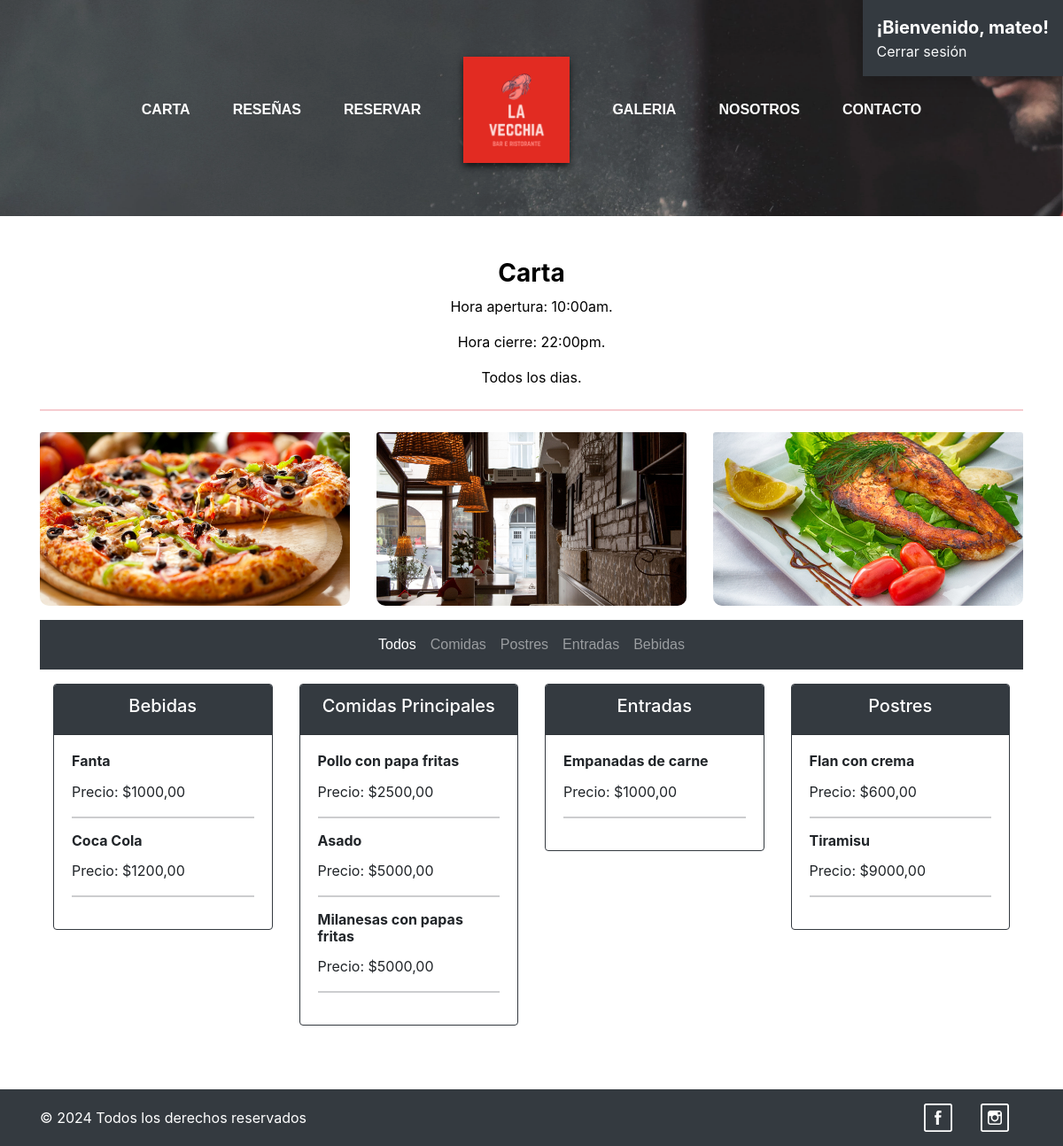
/carta/ (signed in), run on the app's committed database.
### myapp/models.py (models this page shows, shortened)
class Galeria(models.Model):
    nombre = models.CharField(max_length=50)
    imagen = models.ImageField(upload_to= "imagenes/", null = True)

class Carta(models.Model):
    TIPO_CHOICES = [
        ('Bebidas', 'Bebidas'),
        ('Postres', 'Postres'),
        ('Comidas', 'Comidas'),
        ('Entradas', 'Entradas'),
    ]
    nombre = models.CharField(max_length=50)
    precio = models.DecimalField(max_digits=10, decimal_places=2)
    tipo = models.CharField(max_length=20, choices=TIPO_CHOICES)

### myapp/views.py (the view)
# urls.py: path('carta/', views.carta, name='carta'),
def carta(request, categoria=None):
    if categoria: #verifica si se proporciono una categoria a la URL
        carta = Carta.objects.filter(tipo=categoria)#si no se proporciono una caterogia, trae todas las instancias de carta
    else:
        carta = Carta.objects.all()
    galeria = Galeria.objects.all()
    tipos_comida = Carta.objects.values('tipo').annotate(count=Count('tipo'))
    return render(request, "carta.html", {"carta": carta, "galeria": galeria, "tipos_comida": tipos_comida, "categoria_seleccionada": categoria})

### myapp/templates/carta.html (shortened to what this page needs)
{% extends "layouts/base.html" %}
{% load static %}
{% block content %}
<div class="container mt-5 mb-5">
  <div class="text-black text-center">
    <h3 class="fw-bold">Carta</h3>
    <p>Hora apertura: 10:00am.</p>
    <p>Hora cierre: 22:00pm.</p>
    <p>Todos los dias.</p>
    <hr class="border-danger border-2 border-dashed w-40 my-4" />
  </div>
  <div class="row justify-content-center mt-3">
    {% for gale in galeria|slice:":3" %}
    <div class="col-md-4 mb-3">
      <div class="text-center">
        <img
          class="card-img-top gallery-img img-fluid"
          src="{{ gale.imagen.url }}"
          alt="{{ gale.nombre }}"
        />
      </div>
    </div>
    {% endfor %}
  </div>
  <nav class="navbar navbar-expand-lg navbar-dark bg-dark">
    <div class="container">
      <div class="collapse navbar-collapse" id="navbarNav">
        <ul class="navbar-nav mx-auto">
          <li class="nav-item">
            <a
              class="nav-link {% if not categoria_seleccionada %}active{% endif %}"
              href="{% url 'carta' %}"
              >Todos</a
            >
          </li>
          <li class="nav-item">
            <a
              class="nav-link {% if categoria_seleccionada == 'Comidas Principales' %}active{% endif %}"
              href="{% url 'carta_categoria' categoria='Comidas Principales' %}"
              >Comidas</a
            >
          </li>
          <li class="nav-item">
            <a
              class="nav-link {% if categoria_seleccionada == 'Postres' %}active{% endif %}"
              href="{% url 'carta_categoria' categoria='Postres' %}"
              >Postres</a
            >
          </li>
          <li class="nav-item">
            <a
              class="nav-link {% if categoria_seleccionada == 'Entradas' %}active{% endif %}"
              href="{% url 'carta_categoria' categoria='Entradas' %}"
              >Entradas</a
            >
          </li>
          <li class="nav-item">
            <a
              class="nav-link {% if categoria_seleccionada == 'Bebidas' %}active{% endif %}"
              href="{% url 'carta_categoria' categoria='Bebidas' %}"
              >Bebidas</a
            >
          </li>
        </ul>
      </div>
    </div>
  </nav>
  <div class="container mt-3" id="comidas-container">
    <div class="row">
      {% for tipo in tipos_comida %}
      <div class="col-md-3 mb-4">
        <div class="card border-dark">
          <div class="card-header bg-dark text-white text-center">
            <h5>{{ tipo.tipo }}</h5>
          </div>
          <div class="card-body">
            {% for comida in carta %} {% if comida.tipo == tipo.tipo %}
            <div class="mb-3">
              <h6 class="card-title fw-bold">{{ comida.nombre }}</h6>
              <p class="card-text">Precio: ${{ comida.precio }}</p>
              <hr class="border-dark border-2 border-dashed w-30 my-2" />
            </div>
            {% endif %} {% endfor %}
          </div>
        </div>
      </div>
      {% endfor %}
    </div>
  </div>
</div>
{% endblock content %}

### myapp/templates/layouts/base.html (shortened to what this page needs)
{% load static %}
<!DOCTYPE html>
<html lang="en">
  <head>
    <link
      rel="stylesheet"
      type="text/css"
      href="{% static 'css/styles.css' %}"
    />
    <link
      href="https://cdn.jsdelivr.net/npm/bootstrap@5.3.2/dist/css/bootstrap.min.css"
      rel="stylesheet"
    />
    <link
      rel="stylesheet"
      href="https://cdn.jsdelivr.net/npm/bootstrap-icons@1.10.0/font/bootstrap-icons.css"
    />
    <link
      rel="stylesheet"
      href="https://stackpath.bootstrapcdn.com/bootstrap/4.5.2/css/bootstrap.min.css"
    />
  </head>
  <body>
    <div class="container">
      <nav
        class="navbar navbar-expand-lg mb-4 mt-5 bg-transparent"
        style="z-index: 2"
      >
        <div class="container">
          <div class="collapse navbar-collapse justify-content-center">
            <ul
              class="navbar-nav fs-5 text d-flex align-items-center"
              style="margin-right: auto; margin-left: auto"
            >
              <li class="nav-item mx-3">
                <a
                  class="nav-link text-white fw-bold hover-zoom"
                  href="{% url 'carta' %}"
                  >CARTA</a
                >
              </li>
              <li class="nav-item mx-3">
                <a
                  class="nav-link text-white fw-bold hover-zoom"
                  href="{% url 'reseñas' %}"
                  >RESEÑAS</a
                >
              </li>
              <li class="nav-item mx-3">
                <a
                  class="nav-link text-white fw-bold hover-zoom"
                  href="{% url 'reserva' %}"
                  >RESERVAR</a
                >
              </li>
              <li class="nav-item mx-3">
                <a class="nav-link" href="{% url 'index' %}">
                  <img
                    src="{% static 'img/logo-restaurante.webp' %}"
                    alt="Logo Restaurante"
                    style="
                      height: 120px;
                      width: 120px;
                      box-shadow: 0px 4px 8px rgba(0, 0, 0, 0.7);
                    "
                  />
                </a>
              </li>
              <li class="nav-item mx-3">
                <a
                  class="nav-link text-white fw-bold hover-zoom"
                  href="{% url 'galeria' %}"
                  >GALERIA</a
                >
              </li>
              <li class="nav-item mx-3">
                <a
                  class="nav-link text-white fw-bold hover-zoom"
                  href="{% url 'nosotros' %}"
                  >NOSOTROS</a
                >
              </li>
              <li class="nav-item mx-3">
                <a
                  class="nav-link text-white fw-bold hover-zoom"
                  href="{% url 'contacto' %}"
                  >CONTACTO</a
                >
              </li>
            </ul>
          </div>
        </div>
      </nav>
    </div>
    {% if user.is_authenticated %}
    <div
      id="user-info-container"
      class="position-fixed top-0 end-0 p-3 bg-dark bg-opacity-75 shadow"
      style="z-index: 1000; max-width: 300px; color: #fff"
    >
      <p class="mb-0 fs-5 fw-bold">¡Bienvenido, {{ user.username }}!</p>
      <a href="{% url 'logout' %}" class="text-light text-decoration-none"
        >Cerrar sesión</a
      >
    </div>
    {% endif %} {% block content %} {% endblock %}
    <footer class="bg-dark text-white text-center py-3">
      <div class="container">
        <div class="d-flex justify-content-between align-items-center">
          <div>
            <p class="m-0">© 2024 Todos los derechos reservados</p>
          </div>
          <div class="mx-3 ml-auto">
            <a
              href="https://www.facebook.com/"
              class="text-white text-decoration-none underline"
              target="_blank"
              ></a
            >
          </div>
          <div class="mx-3">
            <a
              href="https://www.instagram.com/"
              class="text-white text-decoration-none underline"
              target="_blank"
              ></a
            >
          </div>
        </div>
      </div>
    </footer>
  </body>
</html>

### myapp/static/css/styles.css (style rules this page uses)
.navbar-nav .nav-link { font-family: 'Your Font', sans-serif; font-size: 16px; }
.gallery-img { border-radius: 10px; width: 100%; height: auto; }

### data on the page
Galeria: imagen (picture)
Galeria: imagen (picture)
Galeria: imagen (picture)
Carta: nombre "Fanta", precio "1000,00"
Carta: nombre "Coca Cola", precio "1200,00"
Carta: nombre "Pollo con papa fritas", precio "2500,00"
Carta: nombre "Asado", precio "5000,00"
Carta: nombre "Milanesas con papas fritas", precio "5000,00"
Carta: nombre "Empanadas de carne", precio "1000,00"
Carta: nombre "Flan con crema", precio "600,00"
Carta: nombre "Tiramisu", precio "9000,00"

### other printed values
{{ user.username }} "mateo"
{{ tipo.tipo }} "Bebidas" "Comidas Principales" "Entradas" "Postres"
